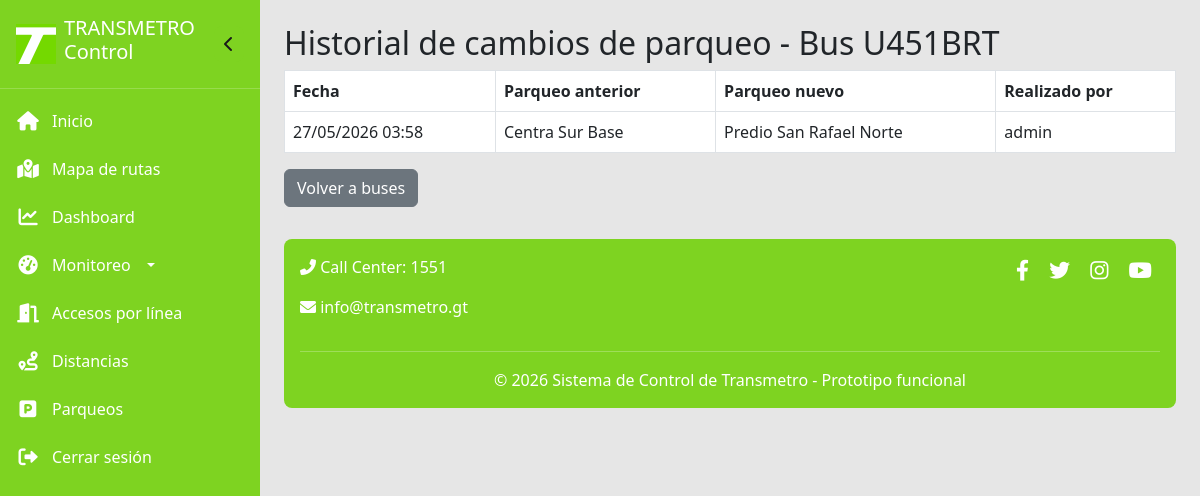
Page /historial_parqueos/1 (signed in) on the committed database.
### models.py (models this page shows)
class Bus(db.Model):
    __tablename__ = 'buses'
    id = db.Column(db.Integer, primary_key=True)
    placa = db.Column(db.String(10), unique=True, nullable=False)
    capacidad_max = db.Column(db.Integer, nullable=False)
    capacidad_actual = db.Column(db.Integer, default=0)
    estado = db.Column(db.String(20), default='Disponible')
    linea_id = db.Column(db.Integer, db.ForeignKey('lineas.id'), nullable=True)
    piloto_id = db.Column(db.Integer, db.ForeignKey('pilotos.id'), nullable=False)
    parqueo_id = db.Column(db.Integer, db.ForeignKey('parqueos.id'), nullable=True)
    linea = db.relationship('Linea', backref='buses')
    piloto = db.relationship('Piloto', backref='buses')

class HistorialParqueo(db.Model):
    __tablename__ = 'historial_parqueos'
    id = db.Column(db.Integer, primary_key=True)
    bus_id = db.Column(db.Integer, db.ForeignKey('buses.id'), nullable=False)
    parqueo_anterior_id = db.Column(db.Integer, db.ForeignKey('parqueos.id'), nullable=True)
    parqueo_nuevo_id = db.Column(db.Integer, db.ForeignKey('parqueos.id'), nullable=False)
    fecha = db.Column(db.DateTime, default=db.func.current_timestamp())
    usuario = db.Column(db.String(100), nullable=False)
    bus = db.relationship('Bus', backref='historial_parqueos')
    parqueo_anterior = db.relationship('Parqueo', foreign_keys=[parqueo_anterior_id])
    parqueo_nuevo = db.relationship('Parqueo', foreign_keys=[parqueo_nuevo_id])

class Parqueo(db.Model):
    __tablename__ = 'parqueos'
    id = db.Column(db.Integer, primary_key=True)
    ubicacion = db.Column(db.String(100))
    estacion_id = db.Column(db.Integer, db.ForeignKey('estaciones.id'))
    estacion = db.relationship('Estacion', backref='parqueos')
    bus = db.relationship('Bus', backref='parqueo', uselist=False, foreign_keys='Bus.parqueo_id')

### app.py (the view)
@app.route('/historial_parqueos/<int:bus_id>')
@login_required
def historial_parqueos(bus_id):
    bus = Bus.query.get_or_404(bus_id)
    historial = HistorialParqueo.query.filter_by(bus_id=bus.id).order_by(HistorialParqueo.fecha.desc()).all()
    return render_template('historial_parqueos.html', bus=bus, historial=historial)

### app.py (called while the page is built)
@login_manager.user_loader
def load_user(user_id):
    return Admin.query.get(int(user_id))

### templates/historial_parqueos.html
{% extends "base.html" %}
{% block content %}
<h2>Historial de cambios de parqueo - Bus {{ bus.placa }}</h2>
<table class="table table-bordered">
    <thead>
        <tr><th>Fecha</th><th>Parqueo anterior</th><th>Parqueo nuevo</th><th>Realizado por</th></tr>
    </thead>
    <tbody>
        {% for h in historial %}
        <tr>
            <td>{{ h.fecha.strftime('%d/%m/%Y %H:%M') }}</td>
            <td>{{ h.parqueo_anterior.ubicacion if h.parqueo_anterior else 'Ninguno' }}</td>
            <td>{{ h.parqueo_nuevo.ubicacion if h.parqueo_nuevo else 'Ninguno' }}</td>
            <td>{{ h.usuario }}</td>
        </tr>
        {% endfor %}
    </tbody>
</table>
<a href="{{ url_for('listar_buses') }}" class="btn btn-secondary">Volver a buses</a>
{% endblock %}

### templates/base.html (style rules this page uses)
:root { --verde-transmetro: #7ED321; --azul-transmetro: #2E3E9E; --fondo-claro: #E6E6E6; --blanco: #FFFFFF; }
body { background-color: var(--fondo-claro); font-family: 'Segoe UI', 'Roboto', 'Helvetica Neue', sans-serif; margin: 0; padding: 0; }

### rows in the picture
Bus: placa "U451BRT"
HistorialParqueo: fecha "27/05/2026 03:58", parqueo_anterior "Centra Sur Base", parqueo_nuevo "Predio San Rafael Norte", usuario "admin"
